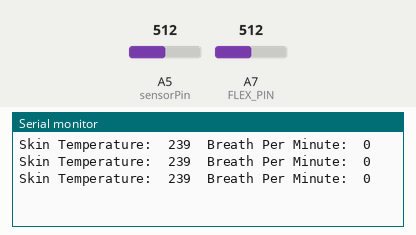
A sketch run on a simulated Arduino Nano, built with avr-gcc and run on an emulated ATmega328P. On the bench: the last lines printed to the serial monitor. Inputs (shaded band) come from the test bench; at power-on: A5 (sensorPin) = 512, A7 (FLEX_PIN) = 512.

Above: at 1.3 s.
1.4 s: A5 (sensorPin) set to 716
At 1.9 s:
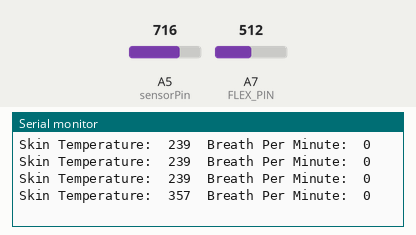
2.9 s: A5 (sensorPin) set to 900
At 3.4 s:
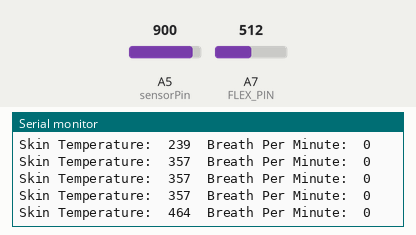
Timing chart, 0 to 5.9 s (numbered marks = the images above; inputs shaded):
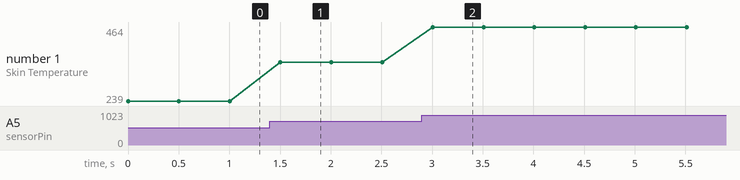

The sketch:

LilyPadPrototypeCode.ino
```cpp
/*  Getting_BPM_to_Monitor prints the BPM to the Serial Monitor, using the least lines of code and PulseSensor Library.
 *  Tutorial Webpage: https://pulsesensor.com/pages/getting-advanced
 *
--------Use This Sketch To------------------------------------------
1) Displays user's live and changing BPM, Beats Per Minute, in Arduino's native Serial Monitor.
2) Print: "♥  A HeartBeat Happened !" when a beat is detected, live.
2) Learn about using a PulseSensor Library "Object".
4) Blinks LED on PIN 13 with user's Heartbeat.
--------------------------------------------------------------------*/

#define USE_ARDUINO_INTERRUPTS true    // Set-up low-level interrupts for most acurate BPM math.
#include <PulseSensorPlayground.h>     // Includes the PulseSensorPlayground Library.

// Arduino pin numbers
int VRx = A2;
int VRy = A3;
int SW = 2;
const int FLEX_PIN = A7; // Pin connected to voltage divider output


int xPosition = 0;
int yPosition = 0;
int SW_state = 0;
int mapX = 0;
int mapY = 0;

//  Variables
const int PulseWire = 0;       // PulseSensor PURPLE WIRE connected to ANALOG PIN 0
//const int LED13 = 13;          // The on-board Arduino LED, close to PIN 13.
int Threshold = 900;           // Determine which Signal to "count as a beat" and which to ignore.
                               // Use the "Gettting Started Project" to fine-tune Threshold Value beyond default setting.
                               // Otherwise leave the default "550" value.
 int sensorPin = A5;
 int BTPin = 13;
double count =0;
int lastFlexADC =0;
double StartTime;
double BreathPerMinute = 0;
String message = "";

//int beatPerMin[50];
//int skinTemp[50];
//int breathPerMin[50];
//int index = 0;
int counter =0;
int bpm =0;
int skinTemp =0;
int breathPM =0;

int findSkinTemp(){
  // Variable to store raw temperature
  long rawTemp;

  // Variable to store voltage calculation
  float voltage;

  // Variable to store Fahrenheit value
  float fahrenheit;

  // Variable to store Celsius value
  float celsius;

  // Read the raw 0-1023 value of temperature into a variable.
  rawTemp = analogRead(sensorPin);
  // Calculate the voltage, based on that value.
  // Multiply by maximum voltage (3.3V) and divide by maximum ADC value (1023).
  // If you plan on using this with a LilyPad Simple Arduino on USB power, change to 4.2
  voltage = rawTemp * (3.3 / 1023.0);
  //Serial.print("Voltage: "); // Print voltage reading to serial monitor
  //Serial.println(voltage);

  // Calculate the celsius temperature, based on that voltage..
  celsius = (voltage - 0.5) * 100;
  //Serial.print("Celsius: "); // Print celcius temp to serial monitor
  //Serial.println(celsius);
    // Use a common equation to convert celsius to Fahrenheit. F = C*9/5 + 32.
  fahrenheit = (celsius * 9.0 / 5.0) + 32.0;
  //Serial.print("Fahrenheit: "); // Print Fahrenheit temp to serial monitor
  //Serial.println(fahrenheit);
  return fahrenheit;
}

int flexSensor(){
  // Read the ADC, and calculate voltage and resistance from it
  int flexADC = analogRead(FLEX_PIN);
  //Serial.println(flexADC);
  //long StartTime = 0;

  if((flexADC != 0) && (lastFlexADC !=0)){
     if((flexADC <= (lastFlexADC-2))|| (flexADC >= (lastFlexADC+2))){
     //Serial.print("last:");
    //Serial.println(lastFlexADC);
    count = count + 0.5;
    //Serial.print("count:");
    // Serial.println(count);
     int temp = (int) count;
    // Serial.println(temp/count);
     if((temp/count) == 1){
        double CurrentTime = millis();
        double ElapsedTime = CurrentTime - StartTime;
        StartTime = CurrentTime;
       // Serial.print("Elapsed Time:");
        ElapsedTime = ElapsedTime*0.001;
       // Serial.println(ElapsedTime);
       // Serial.print("Breath Per Minute");
        BreathPerMinute = 60/ElapsedTime;
        //Serial.println(BreathPerMinute);
  }
     }

  }

  lastFlexADC = flexADC;
  return BreathPerMinute;
}
void setup() {
  // put your setup code here, to run once:
   Serial.begin(9600);
  StartTime = millis();
     pinMode(sensorPin, INPUT);
    pinMode(FLEX_PIN, INPUT);

}

void loop() {
  // put your main code here, to run repeatedly:
       skinTemp = findSkinTemp();
        breathPM = flexSensor();
 String enter = "  ";
 //String beatsPerMin = bpm;
 message = "Skin Temperature:  " + (String)skinTemp + enter + "Breath Per Minute:  " + breathPM;
 Serial.println(message);
  delay(500);


}
```

Measured:
- after the input at 1.4 s, the serial monitor: prints a new line after 0.10 s (image 1)
- after the input at 2.9 s, the serial monitor: prints a new line after 0.11 s (image 2)
- plotted number 1: 239 → 357 after the input at 1.4 s, 357 → 464 after the input at 2.9 s
